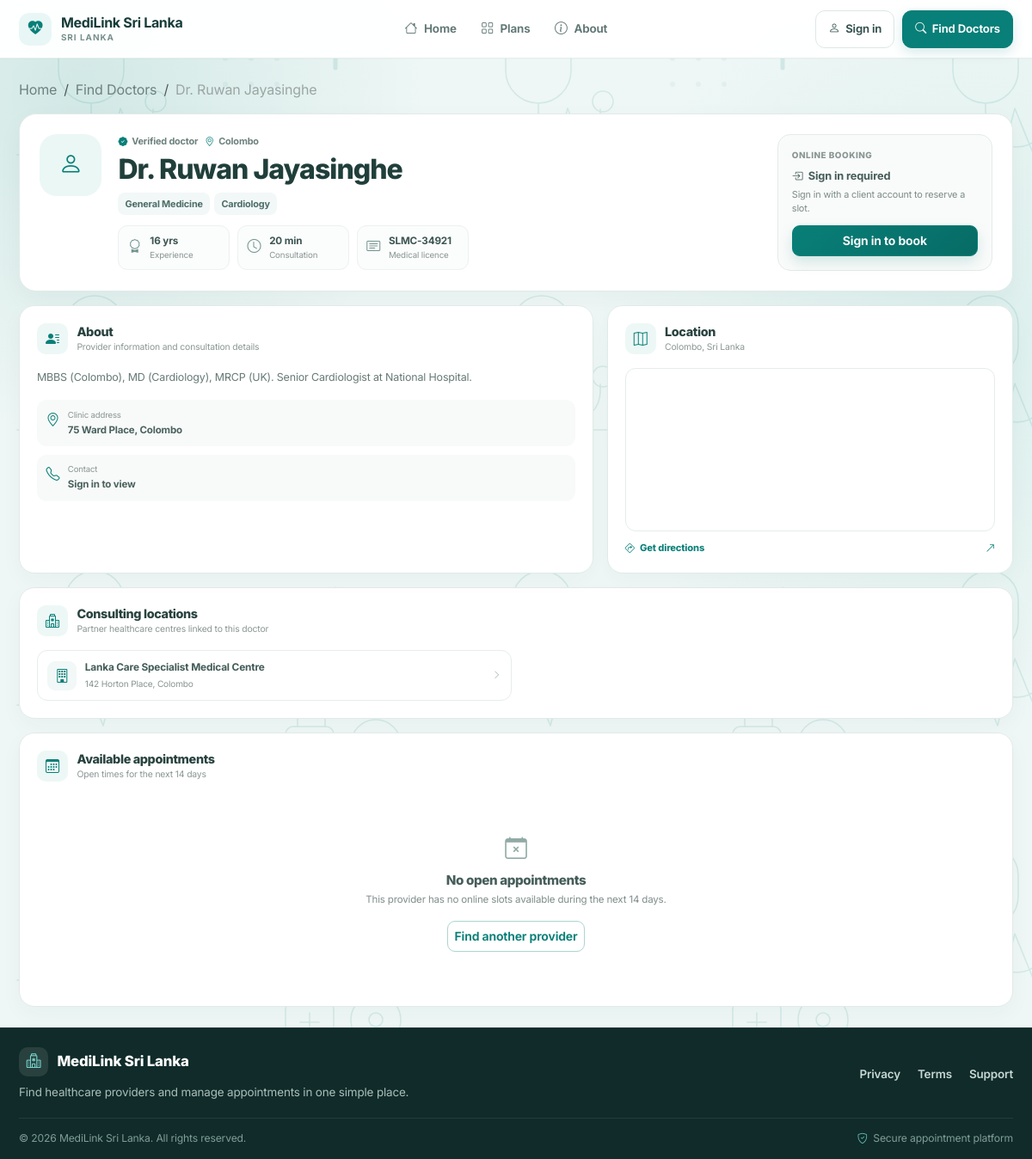
Screenshot of /client/provider_view.php?id=1 with the database file from the repository.
### tables this page shows
CREATE TABLE `PROVIDER` (
  `Provider_ID` INT AUTO_INCREMENT PRIMARY KEY,
  `User_ID` INT NOT NULL UNIQUE,
  `Provider_Type` ENUM('DOCTOR', 'HEALTHCARE_CENTRE') NOT NULL,
  `Business_Name` VARCHAR(200) NOT NULL,
  `Address` VARCHAR(255) NOT NULL,
  `City` VARCHAR(100) NOT NULL,
  `Latitude` DECIMAL(10, 8) NOT NULL DEFAULT 6.92710000,
  `Longitude` DECIMAL(11, 8) NOT NULL DEFAULT 79.86120000,
  `Contact_Number` VARCHAR(30) NOT NULL,
  `Description` TEXT NULL,
  `Verification_Status` ENUM('PENDING', 'VERIFIED', 'REJECTED') NOT NULL DEFAULT 'PENDING',
  `Created_At` TIMESTAMP DEFAULT CURRENT_TIMESTAMP,
  CONSTRAINT `fk_provider_user` FOREIGN KEY (`User_ID`) 
    REFERENCES `USER` (`User_ID`) ON DELETE CASCADE ON UPDATE CASCADE,
  INDEX `idx_provider_city_type` (`City`, `Provider_Type`),
  INDEX `idx_provider_verification` (`Verification_Status`)
);

CREATE TABLE `USER` (
  `User_ID` INT AUTO_INCREMENT PRIMARY KEY,
  `Email` VARCHAR(191) NOT NULL UNIQUE,
  `Password_Hash` VARCHAR(255) NOT NULL,
  `First_Name` VARCHAR(100) NOT NULL,
  `Last_Name` VARCHAR(100) NOT NULL,
  `Phone` VARCHAR(30) NOT NULL,
  `NIC_No` VARCHAR(20) NULL,
  `Role_Type` ENUM('CLIENT', 'PROVIDER', 'SYSTEM_ADMIN', 'OWNER') NOT NULL,
  `Account_Status` ENUM('ACTIVE', 'SUSPENDED', 'PENDING') NOT NULL DEFAULT 'ACTIVE',
  `Created_At` TIMESTAMP DEFAULT CURRENT_TIMESTAMP,
  `Updated_At` TIMESTAMP DEFAULT CURRENT_TIMESTAMP ON UPDATE CURRENT_TIMESTAMP,
  INDEX `idx_user_email` (`Email`),
  INDEX `idx_user_role_status` (`Role_Type`, `Account_Status`)
);

CREATE TABLE `SPECIALIZATION` (
  `Specialization_ID` INT AUTO_INCREMENT PRIMARY KEY,
  `Name` VARCHAR(100) NOT NULL UNIQUE,
  `Description` TEXT NULL,
  INDEX `idx_specialization_name` (`Name`)
);

CREATE TABLE `DOCTOR` (
  `Doctor_ID` INT AUTO_INCREMENT PRIMARY KEY,
  `Provider_ID` INT NOT NULL UNIQUE,
  `Medical_License_No` VARCHAR(100) NOT NULL UNIQUE,
  `Professional_Bio` TEXT NULL,
  `Experience_Years` INT NOT NULL DEFAULT 0,
  `Consultation_Duration` INT NOT NULL DEFAULT 30,
  `Verification_Status` ENUM('PENDING', 'VERIFIED', 'REJECTED') NOT NULL DEFAULT 'PENDING',
  CONSTRAINT `fk_doctor_provider` FOREIGN KEY (`Provider_ID`) 
    REFERENCES `PROVIDER` (`Provider_ID`) ON DELETE CASCADE ON UPDATE CASCADE,
  INDEX `idx_doctor_license` (`Medical_License_No`)
);

CREATE TABLE `HEALTHCARE_CENTRE` (
  `Centre_ID` INT AUTO_INCREMENT PRIMARY KEY,
  `Provider_ID` INT NOT NULL UNIQUE,
  `Centre_Name` VARCHAR(200) NOT NULL,
  `Registration_No` VARCHAR(100) NOT NULL UNIQUE,
  `Description` TEXT NULL,
  `Verification_Status` ENUM('PENDING', 'VERIFIED', 'REJECTED') NOT NULL DEFAULT 'PENDING',
  CONSTRAINT `fk_centre_provider` FOREIGN KEY (`Provider_ID`) 
    REFERENCES `PROVIDER` (`Provider_ID`) ON DELETE CASCADE ON UPDATE CASCADE,
  INDEX `idx_centre_reg_no` (`Registration_No`)
);

### includes/functions.php (called while the page is built, shortened)
<?php
function e(?string $string): string {
    return htmlspecialchars((string)$string, ENT_QUOTES, 'UTF-8');
}
function url(string $path = ''): string {
    $path = ltrim($path, '/');
    return rtrim(BASE_URL, '/') . '/' . $path;
}

### includes/auth.php (called while the page is built, shortened)
<?php
require_once __DIR__ . '/functions.php';
function getCurrentUser(): ?array {
    return $_SESSION['user'] ?? null;
}

### client/provider_view.php (the view, shortened to what this page needs)
<?php
require_once __DIR__ . '/../includes/auth.php';
require_once __DIR__ . '/../includes/functions.php';
$providerId = (int)($_GET['id'] ?? 0);
$db = Database::getConnection();
$pStmt = $db->prepare("
    SELECT p.*, u.First_Name, u.Last_Name, u.Email
    FROM `PROVIDER` p
    JOIN `USER` u ON p.User_ID = u.User_ID
    WHERE p.Provider_ID = ? AND p.Verification_Status = 'VERIFIED' AND u.Account_Status = 'ACTIVE'
");
$pStmt->execute([$providerId]);
$provider = $pStmt->fetch();
$providerType = $provider['Provider_Type'];
$doctor = null;
$specializations = [];
$affiliatedDoctors = [];
$affiliatedCentres = [];
if ($providerType === PROVIDER_DOCTOR) {
    $dStmt = $db->prepare("SELECT * FROM `DOCTOR` WHERE Provider_ID = ?");
    $dStmt->execute([$providerId]);
    $doctor = $dStmt->fetch();
    if ($doctor) {
        $sStmt = $db->prepare("
            SELECT s.Name, s.Description
            FROM `DOCTOR_SPECIALIZATION` ds
            JOIN `SPECIALIZATION` s ON ds.Specialization_ID = s.Specialization_ID
            WHERE ds.Doctor_ID = ?
        ");
        $sStmt->execute([$doctor['Doctor_ID']]);
        $specializations = $sStmt->fetchAll();
        $cStmt = $db->prepare("
            SELECT hc.Centre_Name, p.City, p.Address, p.Provider_ID
            FROM `CENTRE_DOCTOR_LINK` cdl
            JOIN `HEALTHCARE_CENTRE` hc ON cdl.Centre_ID = hc.Centre_ID
            JOIN `PROVIDER` p ON hc.Provider_ID = p.Provider_ID
            WHERE cdl.Doctor_ID = ? AND cdl.Status = 'ACTIVE'
        ");
        $cStmt->execute([$doctor['Doctor_ID']]);
        $affiliatedCentres = $cStmt->fetchAll();
    }
}
$slotsByDate = [];
$currentUser = getCurrentUser();
$userId = $currentUser['user_id'] ?? null;
$hasSub = hasActiveSubscription($userId);
require_once __DIR__ . '/../includes/header.php';
$displayName = $providerType === PROVIDER_DOCTOR
    ? 'Dr. ' . $provider['First_Name'] . ' ' . $provider['Last_Name']
    : ($centre['Centre_Name'] ?: $provider['Business_Name']);
$profileDescription = $providerType === PROVIDER_DOCTOR
    ? ($doctor['Professional_Bio'] ?: $provider['Description'])
    : ($centre['Description'] ?: $provider['Description']);
?>
<div class="container py-4 provider-profile-v2">
  <nav aria-label="breadcrumb" class="profile-breadcrumb mb-3">
    <ol class="breadcrumb small mb-0">
      <li class="breadcrumb-item"><a href="<?= url('public/index.php') ?>">Home</a></li>
      <li class="breadcrumb-item"><a href="<?= url('client/search.php') ?>">Find Doctors</a></li>
      <li class="breadcrumb-item active" aria-current="page"><?= e($displayName) ?></li>
    </ol>
  </nav>
  <section class="profile-hero-v2 mb-3">
    <div class="profile-avatar-v2"><i class="bi <?= $providerType === PROVIDER_DOCTOR ? 'bi-person' : 'bi-hospital' ?>"></i></div>
    <div class="profile-main-v2">
      <div class="profile-label-row">
        <span><i class="bi bi-patch-check-fill"></i> Verified <?= $providerType === PROVIDER_DOCTOR ? 'doctor' : 'healthcare centre' ?></span>
        <span><i class="bi bi-geo-alt"></i> <?= e($provider['City']) ?></span>
      </div>
      <h1><?= e($displayName) ?></h1>
      <?php if ($providerType === PROVIDER_DOCTOR && !empty($specializations)): ?>
        <div class="profile-specialties-v2">
          <?php foreach ($specializations as $sp): ?><span><?= e($sp['Name']) ?></span><?php endforeach; ?>
        </div>
      <?php endif; ?>
      <div class="profile-facts-v2">
        <?php if ($providerType === PROVIDER_DOCTOR): ?>
          <span><i class="bi bi-award"></i><strong><?= (int)$doctor['Experience_Years'] ?> yrs</strong><small>Experience</small></span>
          <span><i class="bi bi-clock"></i><strong><?= (int)$doctor['Consultation_Duration'] ?> min</strong><small>Consultation</small></span>
          <span><i class="bi bi-card-text"></i><strong><?= e($doctor['Medical_License_No']) ?></strong><small>Medical licence</small></span>
        <?php else: ?>
          <span><i class="bi bi-card-text"></i><strong><?= e($centre['Registration_No']) ?></strong><small>Registration</small></span>
          <span><i class="bi bi-people"></i><strong><?= count($affiliatedDoctors) ?></strong><small>Linked doctors</small></span>
        <?php endif; ?>
      </div>
    </div>
    <aside class="profile-booking-state-v2">
      <span class="profile-state-title">Online booking</span>
      <?php if (!$currentUser): ?>
        <strong><i class="bi bi-box-arrow-in-right"></i> Sign in required</strong>
        <small>Sign in with a client account to reserve a slot.</small>
        <a href="<?= url('public/login.php') ?>" class="btn btn-teal btn-sm">Sign in to book</a>
      <?php elseif ($currentUser['role'] !== ROLE_CLIENT): ?>
        <strong><i class="bi bi-lock"></i> Client access only</strong>
        <small>Appointment reservations are available through client accounts.</small>
      <?php elseif (!$hasSub): ?>
        <strong><i class="bi bi-credit-card"></i> Plan required</strong>
        <small>An active client plan is required for online booking.</small>
        <a href="<?= url('client/subscription.php') ?>" class="btn btn-outline-teal btn-sm">View plans</a>
      <?php elseif (!$quota['has_quota']): ?>
        <strong><i class="bi bi-calendar-x"></i> Monthly quota used</strong>
        <small><?= (int)$quota['used'] ?> of <?= (int)$quota['limit'] ?> bookings used this month.</small>
        <a href="<?= url('client/subscription.php') ?>" class="btn btn-outline-teal btn-sm">Manage plan</a>
      <?php else: ?>
        <strong class="is-ready"><i class="bi bi-check-circle-fill"></i> Ready to book</strong>
        <small><?= (int)$quota['remaining'] ?> booking<?= (int)$quota['remaining'] === 1 ? '' : 's' ?> remaining this month.</small>
        <a href="#available-slots" class="btn btn-teal btn-sm">Choose a time</a>
      <?php endif; ?>
    </aside>
  </section>
  <div class="row g-3 mb-3">
    <div class="col-lg-7">
      <section class="profile-info-card-v2 h-100">
        <div class="profile-section-title"><i class="bi bi-person-lines-fill"></i><div><h2>About</h2><p>Provider information and consultation details</p></div></div>
        <p class="profile-bio-v2"><?= nl2br(e($profileDescription ?: 'No additional profile description has been provided.')) ?></p>
        <div class="profile-contact-v2">
          <div><i class="bi bi-geo-alt"></i><span><small>Clinic address</small><strong><?= e($provider['Address']) ?>, <?= e($provider['City']) ?></strong></span></div>
          <div><i class="bi bi-telephone"></i><span><small>Contact</small><strong><?= $currentUser ? e($provider['Contact_Number']) : 'Sign in to view' ?></strong></span></div>
        </div>
      </section>
    </div>
    <div class="col-lg-5">
      <section class="profile-info-card-v2 h-100">
        <div class="profile-section-title"><i class="bi bi-map"></i><div><h2>Location</h2><p><?= e($provider['City']) ?>, Sri Lanka</p></div></div>
        <div class="profile-map-v2">
          <iframe width="100%" height="100%" style="border:0" loading="lazy" allowfullscreen src="https://maps.google.com/maps?q=<?= urlencode($provider['Latitude'] . ',' . $provider['Longitude']) ?>&hl=en&z=15&output=embed"></iframe>
        </div>
        <a href="https://www.google.com/maps/dir/?api=1&destination=<?= $provider['Latitude'] ?>,<?= $provider['Longitude'] ?>" target="_blank" rel="noopener noreferrer" class="profile-direction-link"><i class="bi bi-sign-turn-right"></i> Get directions <i class="bi bi-arrow-up-right"></i></a>
      </section>
    </div>
  </div>
  <?php if ($providerType === PROVIDER_DOCTOR && !empty($affiliatedCentres)): ?>
    <section class="profile-linked-v2 mb-3">
      <div class="profile-section-title"><i class="bi bi-hospital"></i><div><h2>Consulting locations</h2><p>Partner healthcare centres linked to this doctor</p></div></div>
      <div class="profile-linked-grid-v2">
        <?php foreach ($affiliatedCentres as $ac): ?>
          <a href="<?= url('client/provider_view.php?id=' . $ac['Provider_ID']) ?>" class="profile-linked-item-v2"><i class="bi bi-building"></i><span><strong><?= e($ac['Centre_Name']) ?></strong><small><?= e($ac['Address']) ?>, <?= e($ac['City']) ?></small></span><i class="bi bi-chevron-right"></i></a>
        <?php endforeach; ?>
      </div>
    </section>
  <?php endif; ?>
  <section class="profile-slots-v2" id="available-slots">
    <div class="slots-head-v2">
      <div class="profile-section-title mb-0"><i class="bi bi-calendar3"></i><div><h2>Available appointments</h2><p>Open times for the next 14 days</p></div></div>
    </div>
    <?php if (empty($slotsByDate)): ?>
      <div class="profile-slots-empty-v2"><i class="bi bi-calendar-x"></i><h3>No open appointments</h3><p>This provider has no online slots available during the next 14 days.</p><a href="<?= url('client/search.php') ?>" class="btn btn-outline-teal btn-sm">Find another provider</a></div>
    <?php endif; ?>
  </section>
</div>
<?php require_once __DIR__ . '/../includes/footer.php'; ?>

### rows the page displays
provider: Provider_Type.Last_Name "Dr. Ruwan Jayasinghe", City "Colombo", Provider_Type.Professional_Bio "MBBS (Colombo), MD (Cardiology), MRCP (UK). Senior Cardiologist at National Hospital.", Address "75 Ward Place"
specialization: Name "General Medicine"
specialization: Name "Cardiology"
doctor: Experience_Years "16", Consultation_Duration "20", Medical_License_No "SLMC-34921"
healthcare_centre: Centre_Name "Lanka Care Specialist Medical Centre", Provider_ID.Address "142 Horton Place", Provider_ID.City "Colombo"

### other values shown
APP_NAME "MediLink Sri Lanka"
